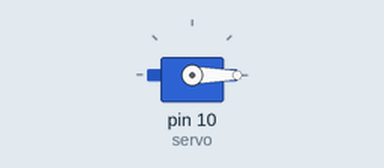
This sketch was run on a simulated Arduino Uno, built with avr-gcc and run on an emulated ATmega328P. Parts: servo.

Above: at 1.05 s.
At 5.55 s:
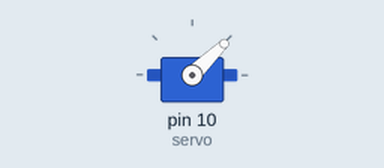
At 10.05 s:
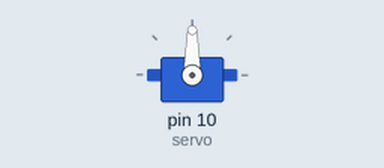
At 19.15 s:
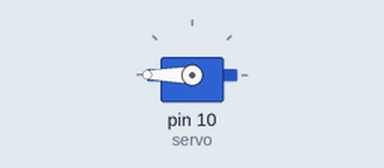
Timing chart, 0 to 24.7 s (numbered marks = the images above):
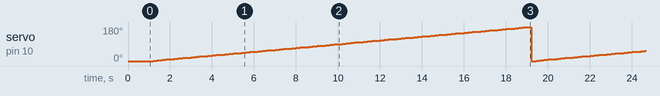

Measured:
- by itself, servo on pin 10 (servo): ramps from 0° to 180° and jumps back, once every 18.2 s

The sketch:

moteur.ino
```cpp
#include "Servo.h"

Servo servo; // création de l'objet "servo"

void setup() {
   servo.attach(10); // attache le servo au pin spécifié
   Serial.begin(9600);
   servo.write(0);
   delay(1000); // ouvre le port série
}

int ang = 0;

void loop() {
  /*servo.write(0);
  delay(1000);
  servo.write(90);
  delay(1000);
  servo.write(180);
  delay(1000);
  */
  servo.write(ang);
  delay(200);
  if (ang < 180){
    ang = ang+2;
  }
  else{ang = 0;}


}
```
